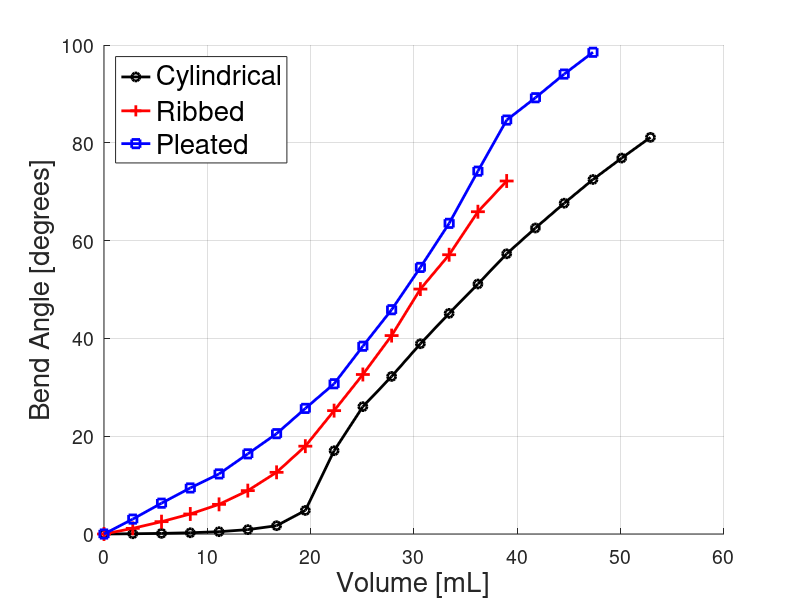
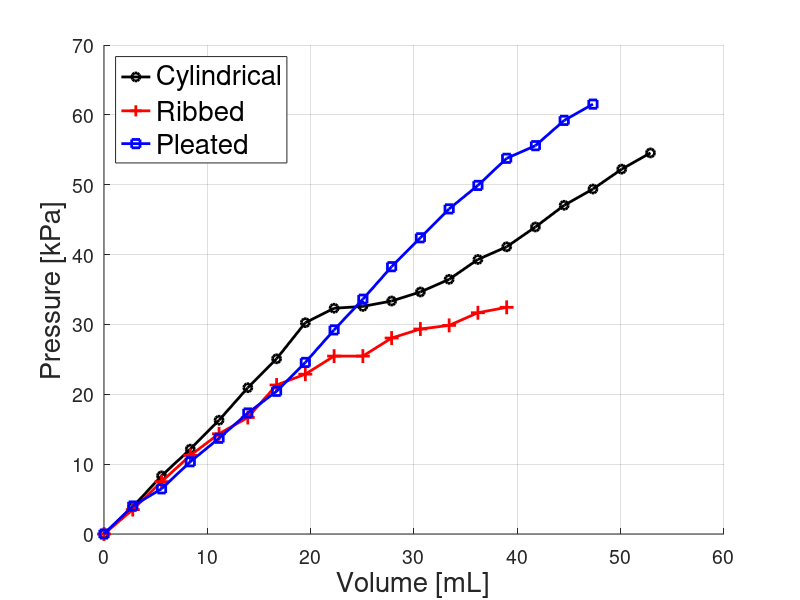
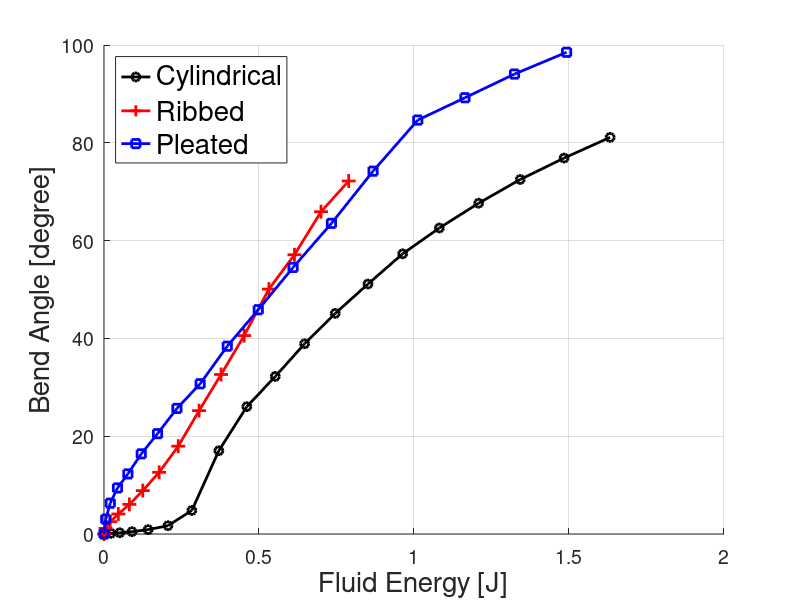

These charts were generated, in order, by the following MATLAB code:
function plotCharacterizations()
% cyl = cylindrical
% rib = ribbed
% ple = pleated

KILOPASCAL_PER_VOLT = (15.0/4.0)*6.89475729; % [kPa/V] for the pressure transducer
CENTIMETERS_PER_BIT = 5.0/4096; % [cm/'number'] for the jrk positional feedback
PISTON_DIAMETER = 3.81; % [cm]
PISTON_AREA = pi*(PISTON_DIAMETER/2)^2; % [cm^2]
DEG_PER_RAD = 1/0.0174532925;

cyl_voltage = [0.51, 0.660, 0.832, 0.980, 1.14, 1.32, 1.48, 1.68, 1.76, 1.77, 1.80, 1.85, 1.92, 2.03, 2.10, 2.21, 2.33, 2.42, 2.53, 2.62];
cyl_pressure = (cyl_voltage - cyl_voltage(1))*KILOPASCAL_PER_VOLT; % [kPa]
cyl_curvature = [0.0, 0.014, 0.035, 0.071, 0.132, 0.249, 0.472, 1.34, 4.74, 7.25, 8.97, 10.83, 12.56, 14.23, 15.95, 17.42, 18.83, 20.18, 21.40, 22.58]; % [1/m]
cyl_volume = (0:200:3800)*CENTIMETERS_PER_BIT*PISTON_AREA; % [cm^3] or [mL]
cyl_energy = calculateEnergy(cyl_volume, cyl_pressure);
cyl_length = 0.0627;

% the curvature plot
p1 = figure(1);
a1 = axes('Parent',p1,'FontSize',14);
grid(a1,'on');
hold(a1,'all');
ylabel('Bend Angle [degrees]', 'FontSize',20) % label left y-axis
xlabel('Volume [mL]', 'FontSize',20) % label x-axis
h1 = plot(cyl_volume, cyl_curvature*cyl_length*DEG_PER_RAD);
set(h1, 'Color', 'k');
set(h1, 'LineStyle', '-');
set(h1, 'LineWidth', 2.0);
set(h1, 'Marker', 'o');

% the pressure plot
p2 = figure(2);
a2 = axes('Parent',p2,'FontSize',14);
grid(a2,'on');
hold(a2,'all');
ylabel('Pressure [kPa]', 'FontSize',20) % label right y-axis
xlabel('Volume [mL]', 'FontSize',20) % label x-axis
h2 = plot(cyl_volume, cyl_pressure);
set(h2, 'Color', 'k');
set(h2, 'LineStyle', '-');
set(h2, 'LineWidth', 2.0);
set(h2, 'Marker', 'o');

% the energy plot
p3 = figure(3);
a3 = axes('Parent',p3,'FontSize',14);
grid(a3,'on');
hold(a3,'all');
xlabel('Fluid Energy [J]', 'FontSize',20) % label right y-axis
ylabel('Bend Angle [degree]', 'FontSize',20) % label x-axis
h3 = plot(cyl_energy, cyl_curvature*cyl_length*DEG_PER_RAD);
set(h3, 'Color', 'k');
set(h3, 'LineStyle', '-');
set(h3, 'LineWidth', 2.0);
set(h3, 'Marker', 'o');


%%%%%%%%%%%%%%%%%%%%%%%%%%%%%%%%%%%%%%%%%%%%%%%%%%%%%%%%%%%%%%%%%%%%%%%%%%%

rib_voltage = [0.515, 0.65, 0.805, 0.95, 1.07, 1.16, 1.34, 1.40, 1.50, 1.50, 1.60, 1.65, 1.67, 1.74, 1.77];
rib_pressure = (rib_voltage - rib_voltage(1))*KILOPASCAL_PER_VOLT; % [kPa]
rib_curvature = [0.0, 0.468, 1.024, 1.661, 2.46, 3.60, 5.12, 7.29, 10.24, 13.24, 16.47, 20.33, 23.18, 26.75, 29.30]; % [1/m]
rib_volume = (0:200:2800)*CENTIMETERS_PER_BIT*PISTON_AREA; % [cm^3] or [mL]
rib_energy = calculateEnergy(rib_volume, rib_pressure);
rib_length = 0.043;

figure(1);
h1 = plot(rib_volume, rib_curvature*rib_length*DEG_PER_RAD);
set(h1, 'Color', 'r');
set(h1, 'LineStyle', '-');
set(h1, 'LineWidth', 2.0);
set(h1, 'Marker', '+');
set(h1, 'MarkerSize', 10);

figure(2);
h2 = plot(rib_volume, rib_pressure);
set(h2, 'Color', 'r');
set(h2, 'LineStyle', '-');
set(h2, 'LineWidth', 2.0);
set(h2, 'Marker', '+');
set(h2, 'MarkerSize', 10);


figure(3);
h3 = plot(rib_energy, rib_curvature*rib_length*DEG_PER_RAD);
set(h3, 'Color', 'r');
set(h3, 'LineStyle', '-');
set(h3, 'LineWidth', 2.0);
set(h3, 'Marker', '+');
set(h3, 'MarkerSize', 10);
%%%%%%%%%%%%%%%%%%%%%%%%%%%%%%%%%%%%%%%%%%%%%%%%%%%%%%%%%%%%%%%%%%%%%%%%%%%

ple_voltage = [0.52, 0.675, 0.770, 0.920, 1.05, 1.19, 1.31, 1.47, 1.65, 1.82, 2.0, 2.16, 2.32, 2.45, 2.60, 2.67, 2.81, 2.90];
ple_pressure = (ple_voltage - ple_voltage(1))*KILOPASCAL_PER_VOLT; % [kPa]
ple_curvature = [0, 0.554, 1.146, 1.712, 2.234, 2.98, 3.73, 4.67, 5.586, 6.982, 8.339, 9.911, 11.55, 13.49, 15.39, 16.22, 17.10, 17.91]; % [1/m]
ple_volume = (0:200:3400)*CENTIMETERS_PER_BIT*PISTON_AREA; % [cm^3] or [mL]
ple_energy = calculateEnergy(ple_volume, ple_pressure);
ple_length = 0.096;

figure(1);
h1 = plot(ple_volume, ple_curvature*ple_length*DEG_PER_RAD);
set(h1, 'Color', 'b');
set(h1, 'LineStyle', '-');
set(h1, 'LineWidth', 2.0);
set(h1, 'Marker', 's');
legend({'Cylindrical', 'Ribbed', 'Pleated'}, 'Location','northwest', 'FontSize',20)

figure(2);
h2 = plot(ple_volume, ple_pressure);
set(h2, 'Color', 'b');
set(h2, 'LineStyle', '-');
set(h2, 'LineWidth', 2.0);
set(h2, 'Marker', 's');
legend({'Cylindrical', 'Ribbed', 'Pleated'}, 'Location','northwest','FontSize',20)

figure(3);
h3 = plot(ple_energy, ple_curvature*ple_length*DEG_PER_RAD);
set(h3, 'Color', 'b');
set(h3, 'LineStyle', '-');
set(h3, 'LineWidth', 2.0);
set(h3, 'Marker', 's');
legend({'Cylindrical', 'Ribbed', 'Pleated'}, 'Location','northwest','FontSize',20)

end

function energy = calculateEnergy(volume, pressure)
volume = volume*1.0e-6; % [m^3]
pressure = pressure*1000;
max_index = length(volume);
energy = zeros(1,max_index);

for i=1:length(volume)
    if(i==1)
        energy = 0;
    else
        delta_volume = volume(i)-volume(i-1);
        delta_pressure = pressure(i)-pressure(i-1);
        energy(i) = energy(i-1) + delta_volume*pressure(i-1) + 0.5*delta_pressure*delta_volume;
    end
end
end





